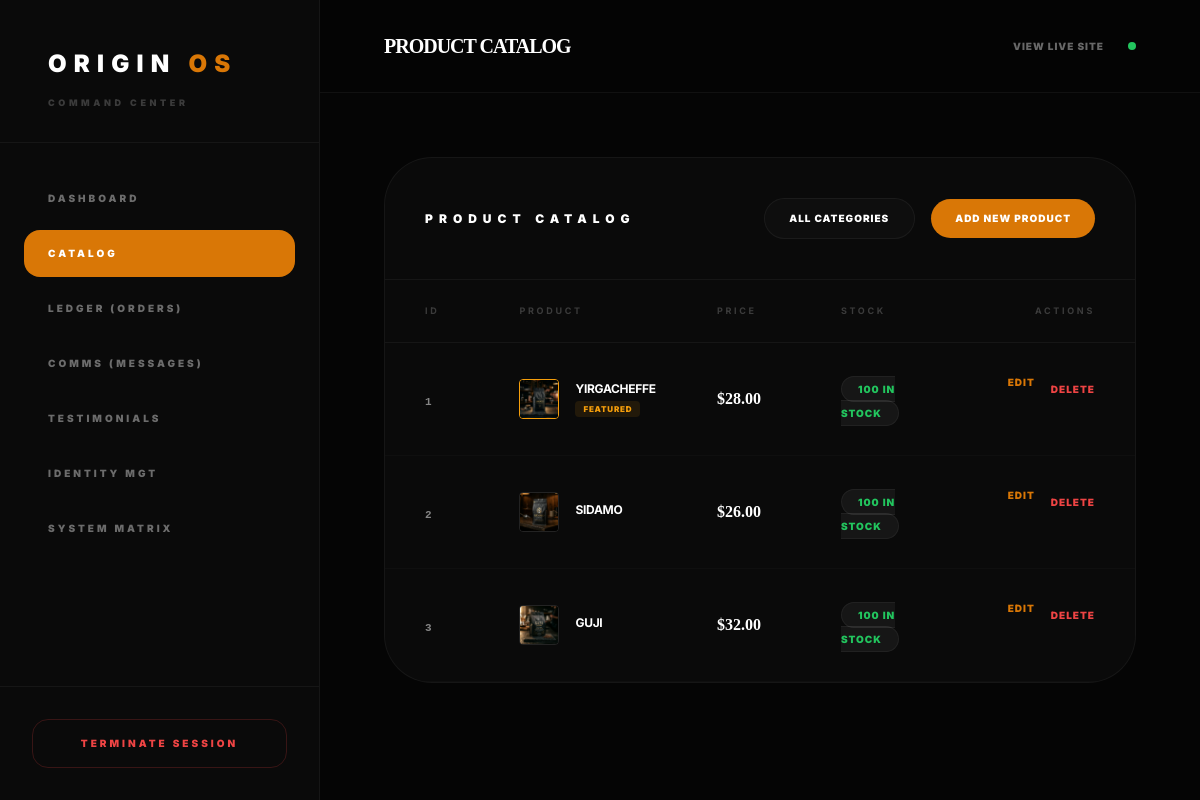
Screenshot of /admin/products.php (signed in) with the database file from the repository.
### tables this page shows
CREATE TABLE IF NOT EXISTS `products` (
  `id` int(11) NOT NULL AUTO_INCREMENT,
  `name` varchar(100) NOT NULL,
  `slug` varchar(100) NOT NULL,
  `origin` varchar(100) NOT NULL DEFAULT 'Ethiopia',
  `type` enum('coffee','equipment','merch') NOT NULL DEFAULT 'coffee',
  `price` decimal(10,2) NOT NULL,
  `weight` varchar(50) NOT NULL DEFAULT '340g',
  `description` text NOT NULL,
  `tasting_notes` varchar(255) DEFAULT NULL,
  `brewing_suggestions` text DEFAULT NULL,
  `origin_story` text DEFAULT NULL,
  `image_url` varchar(255) NOT NULL DEFAULT 'assets/img/product_front.png',
  `stock_quantity` int(11) NOT NULL DEFAULT 0,
  `is_active` tinyint(1) NOT NULL DEFAULT 1,
  `is_featured` tinyint(1) NOT NULL DEFAULT 0,
  `category_id` int(11) DEFAULT NULL,
  `created_at` timestamp NOT NULL DEFAULT CURRENT_TIMESTAMP,
  `updated_at` timestamp NOT NULL DEFAULT CURRENT_TIMESTAMP ON UPDATE CURRENT_TIMESTAMP,
  PRIMARY KEY (`id`),
  UNIQUE KEY `slug` (`slug`)
);

### includes/db.php (called while the page is built, shortened)
<?php
class DB {
    private static $instance = null;
    private $pdo = null;
    private function __construct() {
        $dsn = "mysql:host=" . DB_HOST . ";dbname=" . DB_NAME . ";charset=" . DB_CHARSET;
        $options = [
            PDO::ATTR_ERRMODE            => PDO::ERRMODE_EXCEPTION,
            PDO::ATTR_DEFAULT_FETCH_MODE => PDO::FETCH_ASSOC,
            PDO::ATTR_EMULATE_PREPARES   => false,
        ];
        $this->pdo = new PDO($dsn, DB_USER, DB_PASS, $options);
    }
    public static function getInstance() {
        if (self::$instance === null) {
            self::$instance = new self();
        }
        return self::$instance;
    }
    public function prepare($sql) {
        return $this->pdo->prepare($sql);
    }
}
?>

### admin/products.php (the view, shortened to what this page needs)
<?php
require_once __DIR__ . '/includes/header.php';
$db = DB::getInstance();
$query = "SELECT * FROM products";
$params = [];
$query .= " ORDER BY id ASC";
$stmt = $db->prepare($query);
$stmt->execute($params);
$products = $stmt->fetchAll();
?>
<div class="bg-[#0a0a0a] border border-white/5 rounded-[3rem] overflow-hidden mb-12">
    <div class="p-10 border-b border-white/5 flex flex-col md:flex-row justify-between items-center gap-6">
        <h3 class="text-xs font-black uppercase tracking-[0.5em] text-white">Product Catalog</h3>
        <div class="flex items-center gap-4">
            <form action="products.php" method="GET" class="flex items-center gap-2">
                <select name="category" onchange="this.form.submit()" class="bg-white/[0.02] border border-white/5 p-3 rounded-full text-white text-[10px] font-black uppercase tracking-widest outline-none focus:border-amber-600 appearance-none px-6">
                    <option value="all">ALL CATEGORIES</option>
                </select>
            </form>
            <a href="product-edit.php" class="px-6 py-3 bg-amber-600 hover:bg-amber-500 text-white text-[10px] font-black uppercase tracking-widest rounded-full transition-colors">Add New Product</a>
        </div>
    </div>
    <div class="overflow-x-auto no-scrollbar">
        <table class="w-full text-left">
            <thead>
                <tr class="text-[9px] font-black uppercase tracking-[0.3em] text-white/20 border-b border-white/5">
                    <th class="px-10 py-6">ID</th>
                    <th class="px-10 py-6">Product</th>
                    <th class="px-10 py-6">Price</th>
                    <th class="px-10 py-6">Stock</th>
                    <th class="px-10 py-6 text-right">Actions</th>
                </tr>
            </thead>
            <tbody>
                <?php foreach ($products as $product): ?>
                <tr class="hover:bg-white/[0.01] transition-colors group border-b border-white/[0.02]">
                    <td class="px-10 py-8">
                        <span class="text-[11px] font-bold font-mono tracking-tighter text-white/50"><?php echo $product['id']; ?></span>
                    </td>
                    <td class="px-10 py-8">
                        <div class="flex items-center gap-4">
                            <?php if ($product['image_url']): ?>
                                <img src="../<?php echo htmlspecialchars($product['image_url']); ?>" alt="" class="w-10 h-10 rounded object-cover border <?php echo $product['is_featured'] ? 'border-amber-500' : 'border-white/10'; ?>">
                            <?php endif; ?>
                            <div class="flex flex-col">
                                <span class="text-xs font-bold uppercase tracking-tight text-white"><?php echo htmlspecialchars($product['name']); ?></span>
                                <div class="flex gap-2 mt-1">
                                    <?php if ($product['is_featured']): ?>
                                        <span class="text-[8px] font-black uppercase tracking-widest text-amber-500 bg-amber-500/10 px-2 py-0.5 rounded">Featured</span>
                                    <?php endif; ?>
                                </div>
                            </div>
                        </div>
                    </td>
                    <td class="px-10 py-8 font-serif font-bold text-white">
                        $<?php echo number_format($product['price'], 2); ?>
                    </td>
                    <td class="px-10 py-8">
                        <span class="px-4 py-1.5 rounded-full text-[10px] font-black uppercase tracking-widest bg-white/5 <?php echo $product['stock_quantity'] > 0 ? 'text-green-500' : 'text-red-500'; ?> border border-white/5">
                            <?php echo $product['stock_quantity']; ?> in stock
                        </span>
                    </td>
                    <td class="px-10 py-8 text-right flex justify-end gap-4">
                        <a href="product-edit.php?id=<?php echo $product['id']; ?>" class="text-[10px] font-black uppercase tracking-widest text-amber-600 hover:text-amber-500 transition-colors">Edit</a>
                        <form action="products.php" method="POST" onsubmit="return confirm('Are you sure you want to delete this product?');" class="inline">
                            <button type="submit" class="text-[10px] font-black uppercase tracking-widest text-red-500 hover:text-red-400 transition-colors">Delete</button>
                        </form>
                    </td>
                </tr>
                <?php endforeach; ?>
            </tbody>
        </table>
    </div>
</div>
</main></div></body></html>

### admin/includes/header.php (style rules this page uses)
body { font-family: 'Inter', sans-serif; }
.no-scrollbar { -ms-overflow-style: none; scrollbar-width: none; }

### rows the page displays
products: id "1", image_url (picture), name "YIRGACHEFFE", is_featured "FEATURED", price "28.00", stock_quantity "100"
products: id "2", image_url (picture), name "SIDAMO", price "26.00", stock_quantity "100"
products: id "3", image_url (picture), name "GUJI", price "32.00", stock_quantity "100"

### other values shown
$pageTitle "PRODUCT CATALOG"
